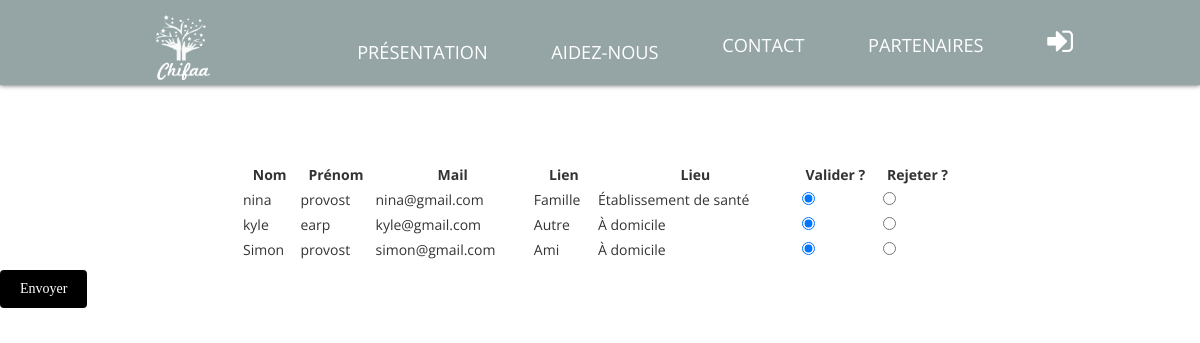
The app's page /val_vis.php with its own data.
### tables this page shows
CREATE TABLE `visites` (
  `identpers` varchar(50) DEFAULT NULL,
  `nom` varchar(50) DEFAULT NULL,
  `prenom` varchar(50) DEFAULT NULL,
  `email` varchar(50) DEFAULT NULL,
  `lien` varchar(50) DEFAULT NULL,
  `lieu` varchar(50) DEFAULT NULL,
  `valide` int(11) NOT NULL DEFAULT '0'
);

### models/gestion_visite.php (called while the page is built, shortened)
<?php
class Visites extends \Inscription{
 public  function ListeVisites(){
  require("connect_db.php");
  $conn = new mysqli($servername,$username, $password,$dbname);
  if($conn !=null){
          $stmt = "SELECT visites.* FROM visites WHERE visites.valide= 0";
          $liste = $conn->query($stmt);
         }
     return $liste;
  }
}
?>

### val_vis.php (the view, shortened to what this page needs)
<!DOCTYPE HTML>
<html>
	<head>
	</head>
<body>
        <?php require 'models/gestion_visite.php' ?>
        <div class="navigation">
		  <?php include 'templates/includes/$navigation.php' ?>
		</div>
<div class="container">
    <br/>
     <br/>
      <br/>
       <br/>
        <br/>
         <br/>
         <form  action="val_vis.php" method="POST"  id="ins" name="valvis">
        <?php
            $vis = new Visites();
            $liste = $vis->ListeVisites();
            $i =0;
            echo " <table class='table table-striped'>";
            echo " <thead><tr><th>Nom</th><th>Prénom</th><th>Mail</th><th>Lien</th><th>Lieu</th><th>Valider ?</th><th>Rejeter ?</th></tr></thead>";
            echo "<tbody>";
             while ($row = $liste->fetch_assoc()){
                 echo "<tr><td>".$row["nom"]."</td><td>".$row["prenom"]."</td><td>".$row["email"].
                         "</td><td>".$row["lien"]."</td><td>".$row["lieu"]."</td><td><input name='ch".$i."' type='radio' value='acc' checked='true'></td>"
                         ."<td><input name='ch".$i."' type='radio' value='rej'></td></tr>";
                 $i+=1;
             }
            echo "</tbody>";
            echo"</table>";
         ?>
         <input type="submit" class="btn btn-info" name ="env" id= "env" value="Envoyer">
        </form>
</div>
</body>
</html>

### templates/includes/$navigation.php (shortened to what this page needs)
<div class="logo">
        <a href="index.php"><img src="images/logo.png" alt="Chifaa"></a>
</div>
<div class="dropdown">
  <a href="index.php">PRÉSENTATION</a>
</div>
<div class="dropdown">
  <a href="#">AIDEZ-NOUS</a>
</div>
<a href="contact.php">CONTACT</a>
<a href="partenaire.php">PARTENAIRES</a>
  <?php
    if (isset($_SESSION["ident"])){
      echo "<a href='deconnexion.php'><i class='fa fa-sign-out' style='font-size:30px;' aria-hidden='true'></i></a>";
    }else{
      echo "<a href='connexion.php'><i class='fa fa-sign-in' style='font-size:30px;'aria-hidden='true'></i></a>";
    }
  ?>

### templates/css/style.css (style rules this page uses)
html,body { font-family: 'Open Sans', sans-serif; background:#ffffff; margin:0; padding:0; height:100%; }
body a { transition:0.5s all; -webkit-transition:0.5s all; -moz-transition:0.5s all; -o-transition:0.5s all; -ms-transition:0.5s all; }
.navigation { text-align:center; position:fixed; left:0; right:0; top:0; height:85px; z-index:500; background-color: white; box-shadow:0 0 5px rgba(0,0,0,0.7); min-width: 1000px; background-color: #95a5a6; }
.navigation img { width: 65px; height: 65px; margin: 15px; margin-left: 150px; float: left; }
.navigation .dropdown { position: relative; display: inline-block; top:8%; }
.navigation a { color:white; font-family:'Open Sans', sans-serif; font-size:1.3em; text-decoration:none; padding :90px 30px 10px; position:relative; text-transform: uppercase; float:center; }
.container:after { content: "\0020"; color: #0000CD ; display: block; height: 0; clear: both; visibility: hidden; }
input[type=submit] { background-color: black ; color: white; padding: 11px 20px; margin: 7px 0; border: none; border-radius: 4px; cursor: pointer; font-size:1em; font-family: FontAwesome; }
table { padding-top: 3em; width: 60%; margin:auto; }

### records on screen
visites: nom "nina", prenom "provost", email "nina@gmail.com", lien "Famille", lieu "Établissement de santé"
visites: nom "kyle", prenom "earp", email "kyle@gmail.com", lien "Autre", lieu "À domicile"
visites: nom "Simon", prenom "provost", email "simon@gmail.com", lien "Ami", lieu "À domicile"
